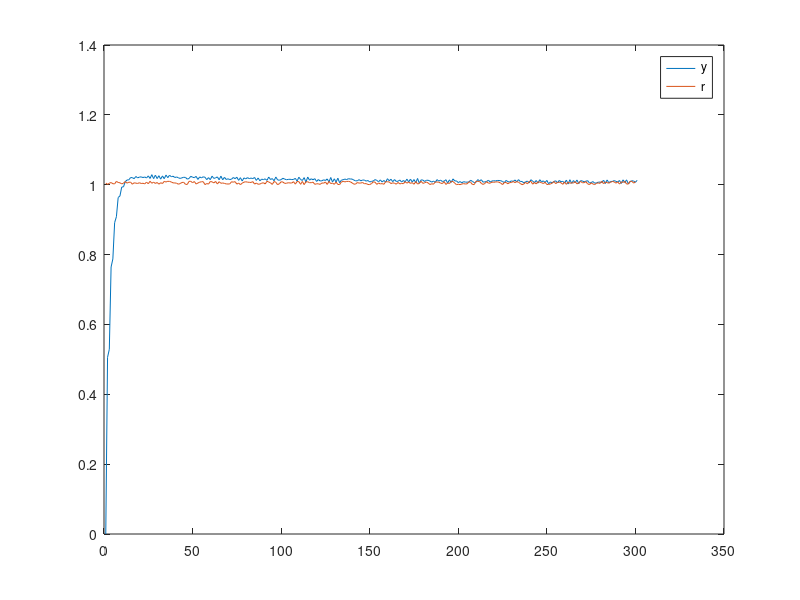

The MATLAB source for this figure:
% Author: Huan Q. Bui
% June 24, 2021
% Simple demo of PID control


% proportional constant 
Kp = 0.5;
% Integral constant
Ki = 1;
% Derivative constant
Kd = 0.0015;    


n = 300;
dt = 1/n;
% system output
y = zeros(n,1);
% set point/control signal
r = ones(n,1) + rand(n,1)/100;
%r(30:end)=1;
% error signal
e = zeros(n,1);
% control function
u = zeros(n,1);
dEdt = 0;


h = figure(1)
for t = 1:n
    e(t) = r(t)-y(t); % error signal
    if t == 1
        dEdt = 0;
    elseif t > 1
        dEdt = (e(t) - e(t-1))/dt;
    end    
    u(t) = Kp*e(t) + Ki*sum(e(1:t))*dt + Kd*dEdt; 
    
    y(t+1) = y(t) + u(t); 
end

plot(y);
hold on
plot(r);
hold off
legend('y','r')
